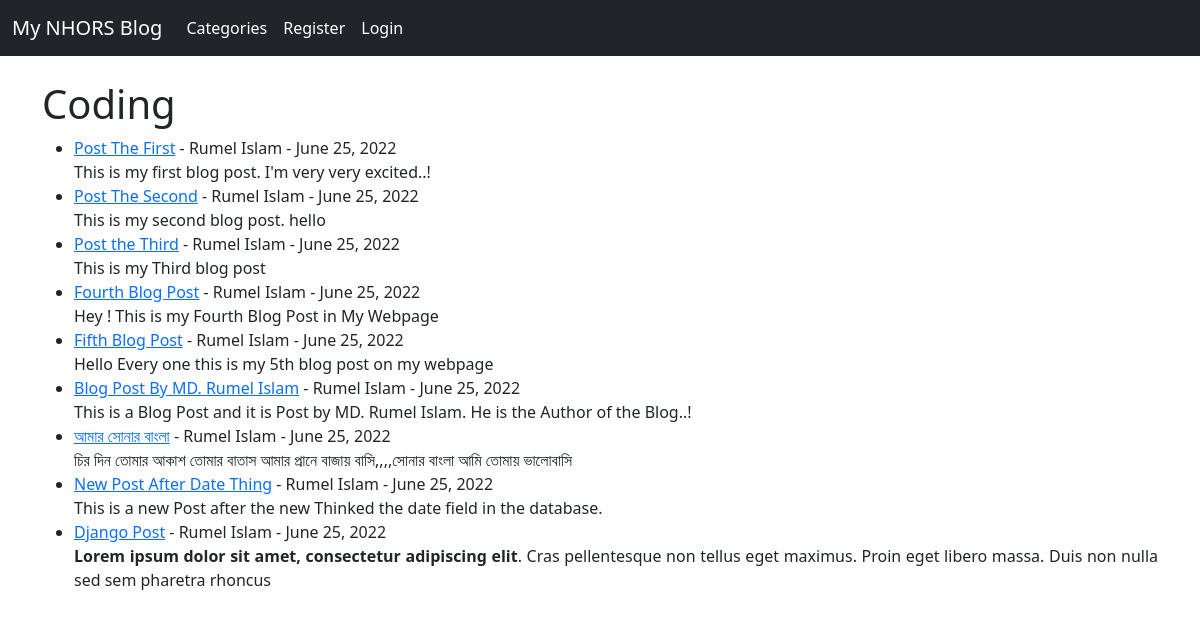
/category/coding/, run on the app's committed database.
### theblog/models.py (models this page shows, shortened)
class post(models.Model):
	title = models.CharField(max_length=250)
	header_image = models.ImageField(null=True, blank=True, upload_to='images/')
	title_tag = models.CharField(max_length=200)
	author = models.ForeignKey(User, on_delete=models.CASCADE)
	body = RichTextField(blank=True, null=True)
	post_date = models.DateField(auto_now_add=True)
	category = models.CharField(max_length=250, default='coding')
	snippet = models.CharField(max_length=250)
	likes = models.ManyToManyField(User, related_name='blog_posts')

### theblog/views.py (the view)
# urls.py: path('category/<str:cats>/', CategoryView, name='category'),
def CategoryView(request, cats):
	category_posts = post.objects.filter(category=cats.replace('-', ' '))
	return render(request, 'categories.html', {'cats':cats.title().replace('-', ' '), 'category_posts':category_posts})

### theblog/templates/categories.html (shortened to what this page needs)
{% extends 'base.html' %}
{% block content %}
{% if category_posts %}
	<h1>{{ cats }}</h1>
	<ul>
	{% for post in category_posts %}
		<li>
			<a href="{% url 'article-detail' post.pk %}">{{ post.title }}</a>
			 - {{ post.author.first_name }}
			{{ post.author.last_name }} -
			{{ post.post_date }}
			<br/>
			{{ post.body|slice:":200"|safe }}
		</li>
	{% endfor %}
	</ul>
{% else %}
	<h3>Sorry this page dose not exist...(:</h3>
{% endif %}
{% endblock %}

### data on the page
post: title "Post The First", author.first_name "Rumel", author.last_name "Islam", post_date "June 25, 2022", body "This is my first blog post. I'm very very excited..!"
post: title "Post The Second", author.first_name "Rumel", author.last_name "Islam", post_date "June 25, 2022", body "This is my second blog post. hello"
post: title "Post the Third", author.first_name "Rumel", author.last_name "Islam", post_date "June 25, 2022", body "This is my Third blog post"
post: title "Fourth Blog Post", author.first_name "Rumel", author.last_name "Islam", post_date "June 25, 2022", body "Hey ! This is my Fourth Blog Post in My Webpage"
post: title "Fifth Blog Post", author.first_name "Rumel", author.last_name "Islam", post_date "June 25, 2022", body "Hello Every one this is my 5th blog post on my webpage"
post: title "Blog Post By MD. Rumel Islam", author.first_name "Rumel", author.last_name "Islam", post_date "June 25, 2022", body "This is a Blog Post and it is Post by MD. Rumel Islam. He is the Author of the Blog..!"
post: title "আমার সোনার বাংলা", author.first_name "Rumel", author.last_name "Islam", post_date "June 25, 2022", body "চির দিন তোমার আকাশ তোমার বাতাস আমার প্রানে বাজায় বাসি,,,,সোনার বাংলা আমি তোমায় ভালোবাসি"
post: title "New Post After Date Thing", author.first_name "Rumel", author.last_name "Islam", post_date "June 25, 2022", body "This is a new Post after the new Thinked the date field in the database."
post: title "Django Post", author.first_name "Rumel", author.last_name "Islam", post_date "June 25, 2022", body "Lorem ipsum dolor sit amet, consectetur adipiscing elit . Cras pellentesque non tellus eget maximus. Proin eget libero massa. Duis non nulla sed sem pharetra rhoncus"

### other printed values
{{ cats }} "Coding"
